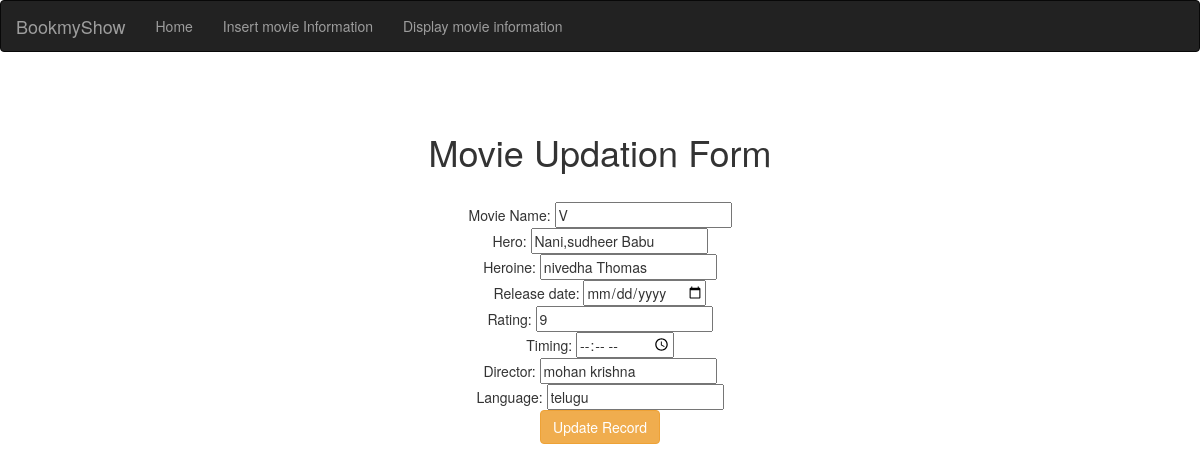
The page /update/3/ on the database its author committed.
### bookmyshowapp/models.py (models this page shows)
class MovieInfo(models.Model):
	moviename=models.CharField(max_length=50)
	hero=models.CharField(max_length=50)
	heroine=models.CharField(max_length=50)
	releasedate=models.DateField()
	rating=models.IntegerField()
	director=models.CharField(max_length=50)
	timing=models.TimeField()
	language=models.CharField(max_length=50)

### bookmyshowapp/views.py (the view)
# urls.py: re_path(r'update/(?P<id>\d+)/$',views.update),
def update(request,id):
	movie=MovieInfo.objects.get(id=id)
	my_dict={'movie':movie}
	if request.method=="POST":
		form=MovieInfoForm(request.POST,instance=movie)
		if form.is_valid():
			form.save()
		return redirect('/display/')
	return render(request=request, template_name='bookmyshowapp/update.html',context=my_dict)

### templates/bookmyshowapp/update.html (shortened to what this page needs)
<!DOCTYPE html>
{% extends "bookmyshowapp/base.html" %}
{% block body_block %}<br><br>
<div align="center">
	<h1>Movie Updation Form</h1><br>
	<form method="POST">
		Movie Name: <input type="text" name="moviename" value="{{ movie.moviename }}"><br>
		Hero: <input type="text" name="hero" value="{{ movie.hero }}"><br>
		Heroine: <input type="text" name="heroine" value="{{ movie.heroine }}"><br>
		Release date: <input type="date" name="releasedate" value="{{ movie.releasedate }}"><br>
		Rating: <input type="number" name="rating" value="{{ movie.rating }}"><br>
		Timing: <input type="time" name="timing" value="{{ movie.timing }}"><br>
		Director: <input type="text" name="director" value="{{ movie.director }}"><br>
		Language: <input type="text" name="language" value="{{ movie.language }}"><br>
		<input type="submit" name="" value="Update Record" class="btn btn-warning">
	</form>
</div>
{% endblock body_block %}

### rows shown on the page
MovieInfo: moviename "V", hero "Nani,sudheer Babu", heroine "nivedha Thomas", rating "9", director "mohan krishna", language "telugu"
